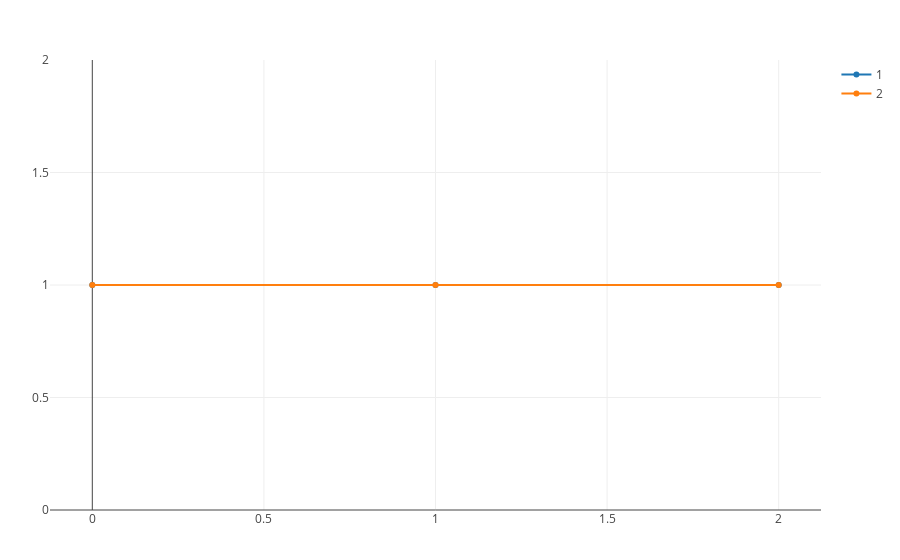
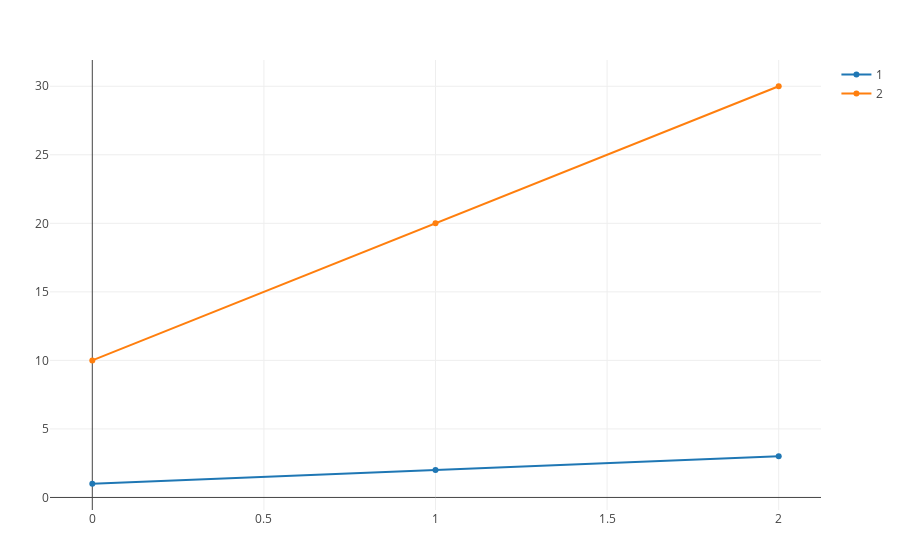

The code cell stored with these charts, in order, in its notebook:
### Code cell
for (v_1, v_2) in (
    (
        [1,1,1],
        [1,1,1],
    ),
    (
        [1,2,3],
        [10, 20, 30],
    ),
)
    
    plot_v_((v_1, v_2))
    
end

### Figure 1 — Plotly figure (JSON) as saved in the notebook; plotly's stock layout.template omitted (floating-point values rounded to 4 significant figures)
{"data": [{"name": "1", "type": "scatter", "y": [1, 1, 1]}, {"name": "2", "type": "scatter", "y": [1, 1, 1]}], "layout": {"autosize": true, "margin": {"b": 50, "l": 50, "r": 50, "t": 60}, "xaxis": {"autorange": true, "range": [-0.1188, 2.119]}, "yaxis": {"autorange": true, "range": [0, 2], "type": "linear"}}}

### Figure 2 — Plotly figure (JSON) as saved in the notebook; plotly's stock layout.template omitted (floating-point values rounded to 4 significant figures)
{"data": [{"name": "1", "type": "scatter", "y": [1, 2, 3]}, {"name": "2", "type": "scatter", "y": [10, 20, 30]}], "layout": {"autosize": true, "margin": {"b": 50, "l": 50, "r": 50, "t": 60}, "xaxis": {"autorange": true, "range": [-0.1188, 2.119]}, "yaxis": {"autorange": true, "range": [-0.9629, 31.96], "type": "linear"}}}
